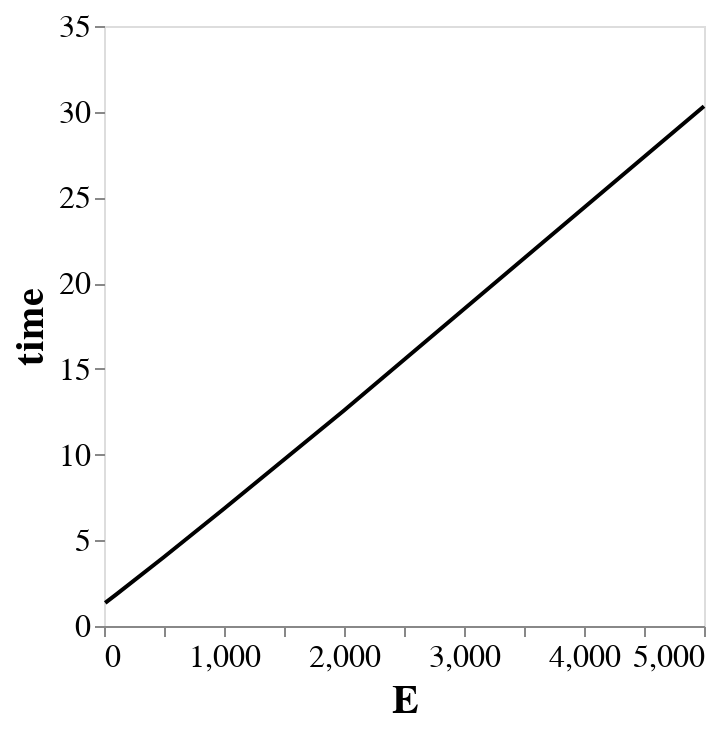

The code cell stored with this chart in its notebook:
### Code cell
alt.Chart(df_N_fixed).mark_line().encode(
    x=alt.X('E:Q'),
    y=alt.Y('time:Q'),
)

### Figure 1 — Vega specification as saved in the notebook (floating-point values rounded to 4 significant figures)
{"$schema": "https://vega.github.io/schema/vega/v5.json", "data": [{"name": "source_0", "values": [{"E": 10, "time": 1.345}, {"E": 100, "time": 1.833}, {"E": 500, "time": 4.023}, {"E": 1000, "time": 6.842}, {"E": 2000, "time": 12.57}, {"E": 5000, "time": 30.32}]}, {"name": "source_0_x_domain_E", "values": [{"min": 10, "max": 5000}]}, {"name": "source_0_y_domain_time", "values": [{"min": 1.345, "max": 30.32}]}], "marks": [{"type": "line", "name": "marks", "from": {"data": "source_0"}, "sort": {"field": "datum[\"E\"]"}, "encode": {"update": {"x": {"field": "E", "scale": "x"}, "y": {"field": "time", "scale": "y"}, "description": {"signal": "\"E: \" + (format(datum[\"E\"], \"\")) + \"; time: \" + (format(datum[\"time\"], \"\"))"}, "defined": {"signal": "isValid(datum[\"E\"]) && isFinite(+datum[\"E\"]) && isValid(datum[\"time\"]) && isFinite(+datum[\"time\"])"}, "stroke": {"value": "black"}}}, "style": ["line"]}], "scales": [{"name": "x", "type": "linear", "domain": [{"signal": "(data(\"source_0_x_domain_E\")[0] || {}).min"}, {"signal": "(data(\"source_0_x_domain_E\")[0] || {}).max"}], "range": [0, {"signal": "width"}], "zero": false, "nice": true}, {"name": "y", "type": "linear", "domain": [{"signal": "(data(\"source_0_y_domain_time\")[0] || {}).min"}, {"signal": "(data(\"source_0_y_domain_time\")[0] || {}).max"}], "range": [{"signal": "height"}, 0], "nice": true, "zero": true}], "axes": [{"scale": "x", "title": "E", "labelFlush": true, "zindex": 0, "orient": "bottom", "grid": false, "labelOverlap": true, "tickCount": {"signal": "ceil(width/40)"}}, {"scale": "y", "zindex": 0, "orient": "left", "labelOverlap": true, "title": "time", "grid": false, "tickCount": {"signal": "ceil(height/40)"}}], "padding": 5, "width": 300, "height": 300, "style": "cell", "background": "white", "config": {"mark": {"fill": "#9ebcda"}, "axisX": {"labelFont": "monospace", "labelFontSize": 16, "titleFontSize": 20, "grid": false}, "axisY": {"domain": false, "grid": false, "labelFont": "monospace", "labelFontSize": 16, "titleFontSize": 20}, "legend": {"titleFontSize": 20, "labelFontSize": 16}, "style": {"cell": {"height": 300, "width": 300}, "line": {"fill": null, "stroke": "black"}, "group-title": {"fontSize": 18, "font": "monospace", "fontColor": "#000000"}}}}
